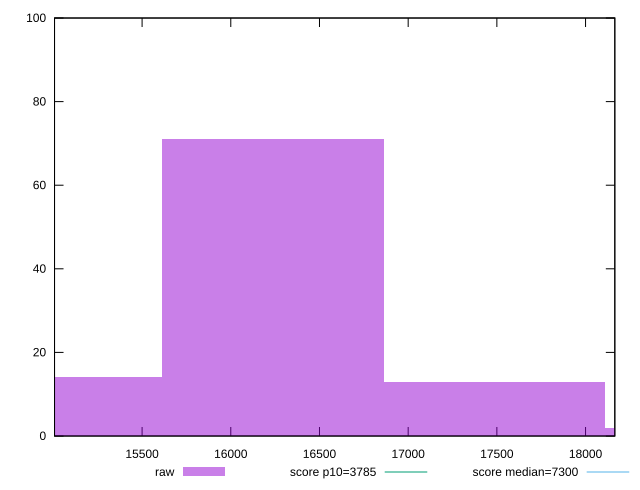

This figure's gnuplot source:
reset

$raw <<EOF
17486.6220076545 13
16237.577578536322 71
14988.533149418145 14
18735.66643677268 2
EOF

set key outside below
set boxwidth 1249.0444291181786
set xrange [15006.348499999996:18165.033000000003]
set yrange [0:100]
set trange [0:100]
set style fill transparent solid 0.5 noborder

set parametric
set terminal svg size 640, 490 enhanced background rgb 'white'
set output "reports/report_00028_2021-02-24T12-49-42.674Z/interactive/samples/astro/raw/histogram.svg"

plot $raw title "raw" with boxes, \
     3785,t title "score p10=3785", \
     7300,t title "score median=7300"

reset
